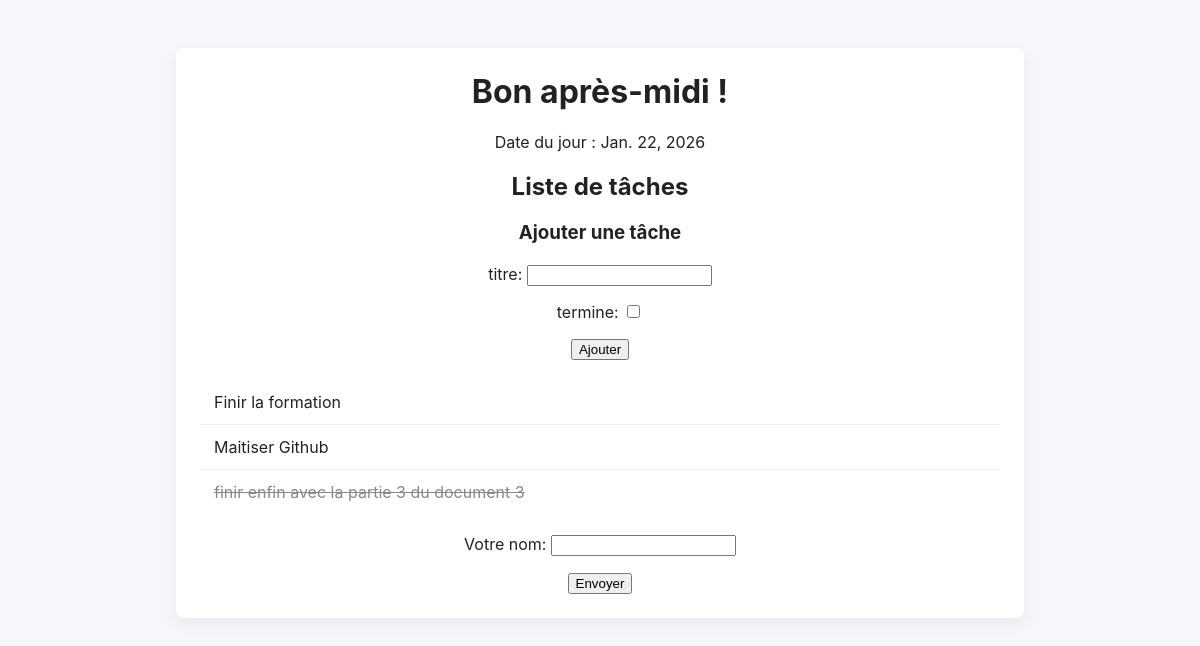
The app's page /, older data.
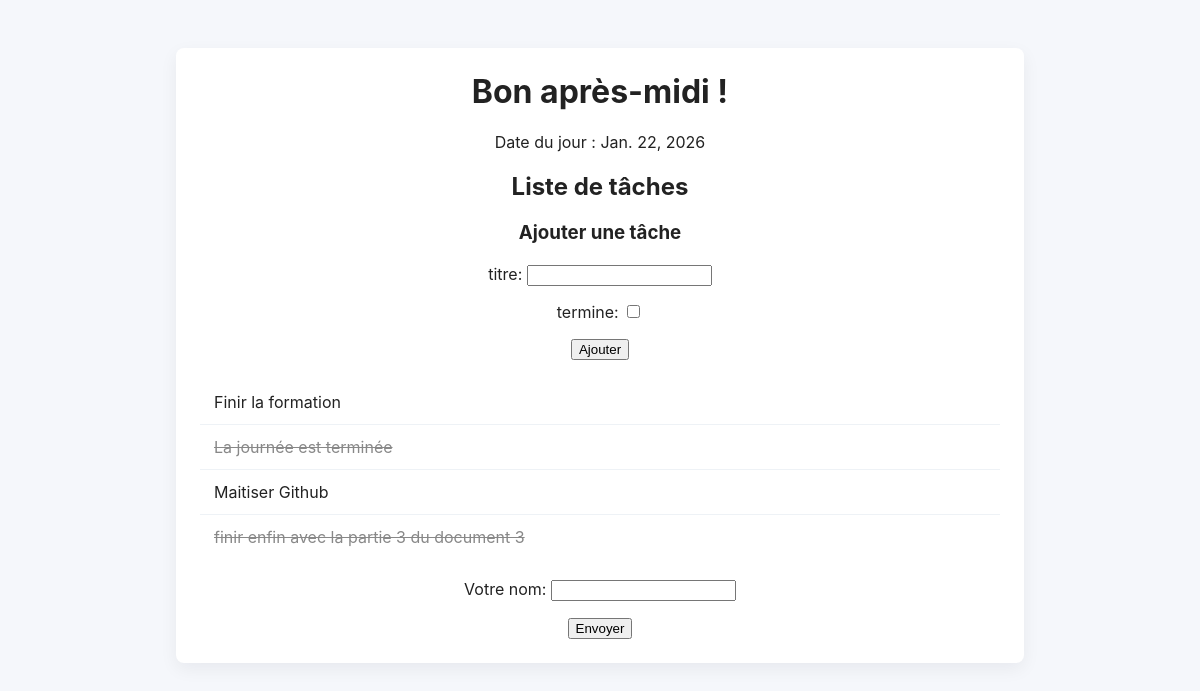
The same page, newer data.
### accueil/models.py (models this page shows, shortened)
class Tache(models.Model):
    title = models.CharField(max_length=200)
    done = models.BooleanField(default=False)
    class Meta:
        verbose_name = "Tâche"
        verbose_name_plural = "Tâches"

### accueil/views.py (the view)
# urls.py: path('', liste_taches, name='liste'),
def liste_taches(request):
    tache_form = TacheForm()
    nom_form = NomForm()
    nom = request.session.get('nom')
    if nom:
        message = f"Bonjour, {nom} !"
    else:
        current_hour = datetime.now().hour
        if current_hour < 12:
            message = "Bon matin !"
        else:
            message = "Bon après-midi !"
    try:
        tasks = Tache.objects.order_by('title')
    except Exception:
        tasks = []
    contexte = {
        'message': message,
        'date_du_jour': date.today(),
        'form': nom_form,
        'tache_form': tache_form,
        'tasks': tasks,
    }
    return render(request, 'accueil/index.html', contexte)

### accueil/forms.py
class NomForm(forms.Form):
    nom = forms.CharField(label="Votre nom", max_length=100)

class TacheForm(ModelForm):
    class Meta:
        model = Tache
        fields = ["title", "done"]
        labels = {
            "title": "titre",
            "done": "termine",
        }

### accueil/templates/accueil/index.html (shortened to what this page needs)
<!DOCTYPE html>
{% load static %}
<html>
<head>
    <link rel="stylesheet" href="{% static 'accueil/style.css' %}">
</head>
<body>
    <div class="container">
        <h1>{{ message }}</h1>
        <p>Date du jour : {{ date_du_jour }}</p>
        <h2>Liste de tâches</h2>
        <h3>Ajouter une tâche</h3>
        <form method="post" action="{% url 'accueil:ajouter_tache' %}" class="form-actions">
            {{ tache_form.as_p }}
            <button type="submit">Ajouter</button>
        </form>
        <ul class="task-list">
            {% for task in tasks %}
                <li>
                    {% if task.done %}
                        <s>{{ task.title }}</s>
                    {% else %}
                        {{ task.title }}
                    {% endif %}
                </li>
            {% empty %}
                <li>Aucune tâche.</li>
            {% endfor %}
        </ul>
        <form method="post" action="{% url 'accueil:saluer' %}" class="form-actions">
            {{ form.as_p }}
            <button type="submit">Envoyer</button>
        </form>
    </div>
</body>
</html>

Row changes from the older to the newer data that the page shows:
added Tache: title "La journée est terminée"
